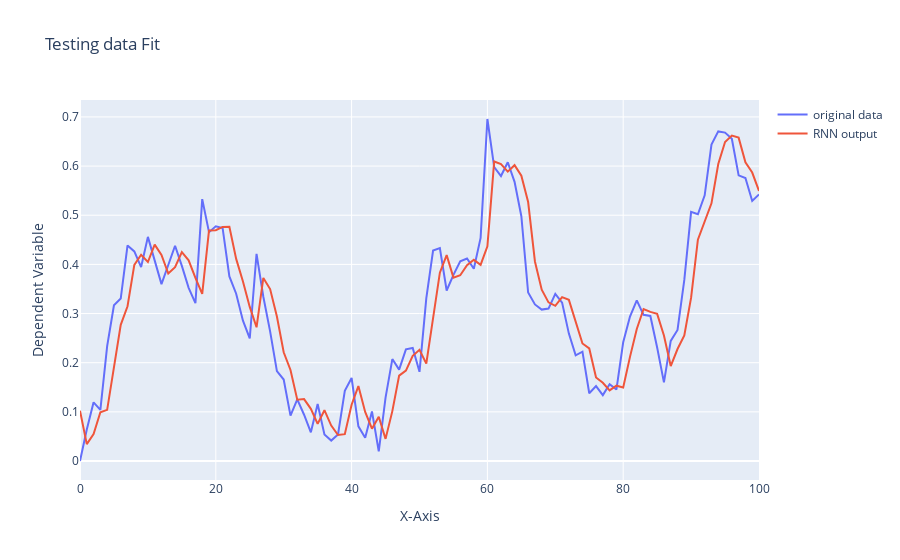

The code cell stored with this chart in its notebook:
### Code cell
y_test_predicted = []
for jj in range(len(X_test)):
    forecasted_values, _ = rnn_model.FeedForward(X_test[jj])
    y_test_predicted.append(forecasted_values[-1])

y_test_predicted_flat = np.array([val[0, 0] for val in y_test_predicted])
trace1 = go.Scatter(y = y_test.ravel(), mode ="lines", name = "original data")
trace2 = go.Scatter(y=y_test_predicted_flat, mode = "lines", name = "RNN output")
layout = go.Layout(title='Testing data Fit', xaxis=dict(title='X-Axis'), yaxis=dict(title='Dependent Variable'))
figure = go.Figure(data = [trace1,trace2], layout = layout)

iplot(figure)
